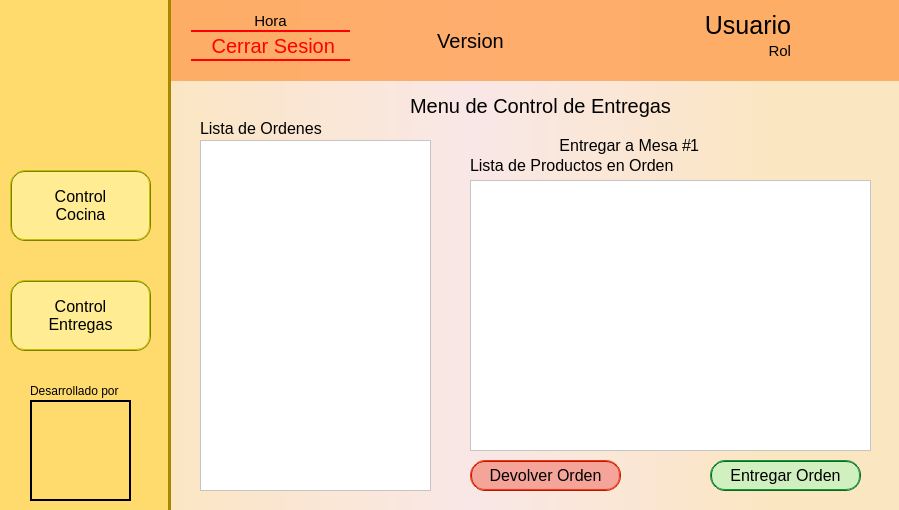
<?xml version="1.0" encoding="UTF-8"?>
<ui version="4.0">
 <class>VentanaPrincipalWorker</class>
 <widget class="QMainWindow" name="VentanaPrincipalWorker">
  <property name="geometry">
   <rect>
    <x>0</x>
    <y>0</y>
    <width>899</width>
    <height>510</height>
   </rect>
  </property>
  <property name="windowTitle">
   <string>RestauranTEC Principal Worker</string>
  </property>
  <property name="windowIcon">
   <iconset>
    <normaloff>img/LogoApp.png</normaloff>
    <normalon>img/LogoApp.png</normalon>img/LogoApp.png</iconset>
  </property>
  <property name="styleSheet">
   <string notr="true">QWidget#centralwidget{
	background-color: 
		qlineargradient(spread:pad, x1:0.181, y1:0, x2:0.858, y2:0, stop:0#fbe6c2, stop:0.511364 #F9E7E7, stop:1 #fbe6c2);
}
QFrame#frame_1{
	background-color:rgb(255, 157, 77, 200) ;
}
QFrame#frame_2
{
	background-color: #ffdb6e;
	border-right: 3px solid #a98600;
}  
</string>
  </property>
  <widget class="QWidget" name="centralwidget">
   <widget class="QFrame" name="frame_1">
    <property name="geometry">
     <rect>
      <x>170</x>
      <y>0</y>
      <width>731</width>
      <height>81</height>
     </rect>
    </property>
    <property name="styleSheet">
     <string notr="true">QWidget{
	font-size: 20px;
}

QPushButton{
	color: red;
	background-color: rgba(0,0,0, 0) ;
	border-bottom: 2px solid red;
	border-top: 2px solid red;
    border-radius: 1px;
}
QPushButton:hover{
	color: #c20d00;
 	border-color: #c20d00;
}
QPushButton:pressed{
	color: #ff41330;
 	border-color: #ff4133;
}

QLabel#label_2{
	font-size: 25px;
}
QLabel#label, QLabel#label_3{
	font-size: 15px;
}</string>
    </property>
    <widget class="QLabel" name="label">
     <property name="geometry">
      <rect>
       <x>400</x>
       <y>40</y>
       <width>221</width>
       <height>21</height>
      </rect>
     </property>
     <property name="text">
      <string>Rol</string>
     </property>
     <property name="alignment">
      <set>Qt::AlignRight|Qt::AlignTrailing|Qt::AlignVCenter</set>
     </property>
    </widget>
    <widget class="QLabel" name="label_3">
     <property name="geometry">
      <rect>
       <x>20</x>
       <y>10</y>
       <width>161</width>
       <height>21</height>
      </rect>
     </property>
     <property name="text">
      <string>Hora</string>
     </property>
     <property name="alignment">
      <set>Qt::AlignCenter</set>
     </property>
    </widget>
    <widget class="QLabel" name="label_2">
     <property name="geometry">
      <rect>
       <x>400</x>
       <y>10</y>
       <width>221</width>
       <height>31</height>
      </rect>
     </property>
     <property name="text">
      <string>Usuario</string>
     </property>
     <property name="alignment">
      <set>Qt::AlignRight|Qt::AlignTrailing|Qt::AlignVCenter</set>
     </property>
    </widget>
    <widget class="QLabel" name="label_41">
     <property name="geometry">
      <rect>
       <x>200</x>
       <y>30</y>
       <width>201</width>
       <height>21</height>
      </rect>
     </property>
     <property name="text">
      <string>Version</string>
     </property>
     <property name="alignment">
      <set>Qt::AlignCenter</set>
     </property>
    </widget>
    <widget class="QLabel" name="label_42">
     <property name="geometry">
      <rect>
       <x>650</x>
       <y>0</y>
       <width>61</width>
       <height>81</height>
      </rect>
     </property>
     <property name="styleSheet">
      <string notr="true"/>
     </property>
     <property name="text">
      <string/>
     </property>
     <property name="pixmap">
      <pixmap>img/User_icon.png</pixmap>
     </property>
     <property name="scaledContents">
      <bool>true</bool>
     </property>
    </widget>
    <widget class="QPushButton" name="pushButton_4">
     <property name="geometry">
      <rect>
       <x>20</x>
       <y>30</y>
       <width>161</width>
       <height>31</height>
      </rect>
     </property>
     <property name="text">
      <string> Cerrar Sesion</string>
     </property>
     <property name="icon">
      <iconset>
       <normaloff>img/Red_cross.png</normaloff>img/Red_cross.png</iconset>
     </property>
     <property name="iconSize">
      <size>
       <width>20</width>
       <height>20</height>
      </size>
     </property>
    </widget>
   </widget>
   <widget class="QFrame" name="frame_2">
    <property name="geometry">
     <rect>
      <x>0</x>
      <y>0</y>
      <width>171</width>
      <height>511</height>
     </rect>
    </property>
    <property name="styleSheet">
     <string notr="true">QWidget{

}
QLabel{
	font-size: 12px;
}
QPushButton{
	font-size: 16px;
	color: black;
	background-color: rgba(255,249,174, 150) ;
	border: 2px ridge #808000;
    border-radius: 15px;
}
QPushButton:hover{
	background-color:#fff9ae ;
	color: #a98600;
}
QPushButton:pressed{
	background-color:#a98600 ;
	color: #FFFF00;
}
</string>
    </property>
    <widget class="QLabel" name="label_4">
     <property name="geometry">
      <rect>
       <x>30</x>
       <y>400</y>
       <width>101</width>
       <height>101</height>
      </rect>
     </property>
     <property name="styleSheet">
      <string notr="true"> border: 2px solid rgb(0, 0, 0);</string>
     </property>
     <property name="text">
      <string/>
     </property>
     <property name="pixmap">
      <pixmap>img/logoWM.jpg</pixmap>
     </property>
     <property name="scaledContents">
      <bool>true</bool>
     </property>
    </widget>
    <widget class="QLabel" name="label_5">
     <property name="geometry">
      <rect>
       <x>30</x>
       <y>380</y>
       <width>101</width>
       <height>21</height>
      </rect>
     </property>
     <property name="text">
      <string>Desarrollado por</string>
     </property>
    </widget>
    <widget class="QPushButton" name="pushButton">
     <property name="geometry">
      <rect>
       <x>10</x>
       <y>170</y>
       <width>141</width>
       <height>71</height>
      </rect>
     </property>
     <property name="text">
      <string>Control
Cocina</string>
     </property>
    </widget>
    <widget class="QPushButton" name="pushButton_2">
     <property name="geometry">
      <rect>
       <x>10</x>
       <y>280</y>
       <width>141</width>
       <height>71</height>
      </rect>
     </property>
     <property name="text">
      <string>Control
Entregas</string>
     </property>
    </widget>
    <widget class="QLabel" name="label_6">
     <property name="geometry">
      <rect>
       <x>20</x>
       <y>10</y>
       <width>131</width>
       <height>131</height>
      </rect>
     </property>
     <property name="styleSheet">
      <string notr="true"/>
     </property>
     <property name="text">
      <string/>
     </property>
     <property name="pixmap">
      <pixmap>img/LogoApp.png</pixmap>
     </property>
     <property name="scaledContents">
      <bool>true</bool>
     </property>
    </widget>
   </widget>
   <widget class="QStackedWidget" name="stackedWidget">
    <property name="geometry">
     <rect>
      <x>180</x>
      <y>80</y>
      <width>711</width>
      <height>431</height>
     </rect>
    </property>
    <property name="styleSheet">
     <string notr="true">QWidget{
	font-size: 16px;
}
QWidget#stackedWidget{
	background-color:rgba(0, 0, 0, 0) ;
}

QLabel#label_7, QLabel#label_9, QLabel#label_40{
	font-size: 20px;
}
QLineEdit{
	font-size: 12px;
    border-radius: 10px;
}

QPushButton{
	font-size: 16px;
	color: black;
	border: 2px ridge;
    border-radius: 15px;
}
QPushButton#pushButton_20, QPushButton#pushButton_21{
	background-color: #D0F0C0;
	border-color: #0b6623;
}
QPushButton:hover#pushButton_20, QPushButton:hover#pushButton_21{
	background-color: #98FB98;
	color: #0b6623;
}
QPushButton:pressed#pushButton_20, QPushButton:pressed#pushButton_21{
	background-color:#0b6623;
	color: #98FB98;
}
QPushButton#pushButton_22, QPushButton#pushButton_23{
	background-color: #f5a49a;
	border-color: #b51a00;
}
QPushButton:hover#pushButton_22, QPushButton:hover#pushButton_23{
	background-color: #FA8072;
	color: #FF2400;
}
QPushButton:pressed#pushButton_22, QPushButton:pressed#pushButton_23{
	background-color:#FF2400;
	color: #FA8072;
}


QListWidget {
	background: white;
}
QListView::item { 
	background-color:#fff9ae;
	color:#a98600;
 }
QListView::item:alternate {
 	background-color:#a98600;
	color: rgb(255, 232, 99);
 } 
QListView::item:selected {
	background-color: rgba(255,127,80, 250);
	color:  black;
 }

</string>
    </property>
    <property name="currentIndex">
     <number>1</number>
    </property>
    <widget class="QWidget" name="page"/>
    <widget class="QWidget" name="page_3">
     <widget class="QLabel" name="label_52">
      <property name="geometry">
       <rect>
        <x>20</x>
        <y>40</y>
        <width>191</width>
        <height>16</height>
       </rect>
      </property>
      <property name="font">
       <font>
        <pointsize>-1</pointsize>
       </font>
      </property>
      <property name="text">
       <string>Lista de Ordenes</string>
      </property>
      <property name="alignment">
       <set>Qt::AlignLeading|Qt::AlignLeft|Qt::AlignVCenter</set>
      </property>
     </widget>
     <widget class="QLabel" name="label_40">
      <property name="geometry">
       <rect>
        <x>20</x>
        <y>10</y>
        <width>681</width>
        <height>31</height>
       </rect>
      </property>
      <property name="text">
       <string>Menu de Control de Entregas</string>
      </property>
      <property name="alignment">
       <set>Qt::AlignCenter</set>
      </property>
     </widget>
     <widget class="QListWidget" name="listProd_6">
      <property name="geometry">
       <rect>
        <x>290</x>
        <y>100</y>
        <width>401</width>
        <height>271</height>
       </rect>
      </property>
      <property name="font">
       <font>
        <family>Prototype</family>
        <pointsize>-1</pointsize>
        <weight>50</weight>
        <italic>false</italic>
        <bold>false</bold>
       </font>
      </property>
      <property name="styleSheet">
       <string notr="true"/>
      </property>
      <property name="alternatingRowColors">
       <bool>true</bool>
      </property>
     </widget>
     <widget class="QLabel" name="label_49">
      <property name="geometry">
       <rect>
        <x>290</x>
        <y>50</y>
        <width>221</width>
        <height>31</height>
       </rect>
      </property>
      <property name="text">
       <string>Entregar a Mesa #</string>
      </property>
      <property name="alignment">
       <set>Qt::AlignRight|Qt::AlignTrailing|Qt::AlignVCenter</set>
      </property>
     </widget>
     <widget class="QLabel" name="label_50">
      <property name="geometry">
       <rect>
        <x>510</x>
        <y>50</y>
        <width>181</width>
        <height>31</height>
       </rect>
      </property>
      <property name="text">
       <string>1</string>
      </property>
      <property name="alignment">
       <set>Qt::AlignLeading|Qt::AlignLeft|Qt::AlignVCenter</set>
      </property>
     </widget>
     <widget class="QListWidget" name="listProd_4">
      <property name="geometry">
       <rect>
        <x>20</x>
        <y>60</y>
        <width>231</width>
        <height>351</height>
       </rect>
      </property>
      <property name="font">
       <font>
        <family>Prototype</family>
        <pointsize>-1</pointsize>
        <weight>50</weight>
        <italic>false</italic>
        <bold>false</bold>
       </font>
      </property>
      <property name="styleSheet">
       <string notr="true"/>
      </property>
      <property name="alternatingRowColors">
       <bool>true</bool>
      </property>
     </widget>
     <widget class="QPushButton" name="pushButton_21">
      <property name="geometry">
       <rect>
        <x>530</x>
        <y>380</y>
        <width>151</width>
        <height>31</height>
       </rect>
      </property>
      <property name="text">
       <string>Entregar Orden</string>
      </property>
     </widget>
     <widget class="QPushButton" name="pushButton_23">
      <property name="geometry">
       <rect>
        <x>290</x>
        <y>380</y>
        <width>151</width>
        <height>31</height>
       </rect>
      </property>
      <property name="text">
       <string>Devolver Orden</string>
      </property>
     </widget>
     <widget class="QLabel" name="label_51">
      <property name="geometry">
       <rect>
        <x>290</x>
        <y>70</y>
        <width>221</width>
        <height>31</height>
       </rect>
      </property>
      <property name="text">
       <string>Lista de Productos en Orden</string>
      </property>
      <property name="alignment">
       <set>Qt::AlignLeading|Qt::AlignLeft|Qt::AlignVCenter</set>
      </property>
     </widget>
     <widget class="QLabel" name="label_54">
      <property name="geometry">
       <rect>
        <x>260</x>
        <y>140</y>
        <width>21</width>
        <height>21</height>
       </rect>
      </property>
      <property name="styleSheet">
       <string notr="true"/>
      </property>
      <property name="text">
       <string/>
      </property>
      <property name="pixmap">
       <pixmap>img/Arrow_Right.png</pixmap>
      </property>
      <property name="scaledContents">
       <bool>true</bool>
      </property>
     </widget>
     <widget class="QLabel" name="label_55">
      <property name="geometry">
       <rect>
        <x>260</x>
        <y>170</y>
        <width>21</width>
        <height>21</height>
       </rect>
      </property>
      <property name="styleSheet">
       <string notr="true"/>
      </property>
      <property name="text">
       <string/>
      </property>
      <property name="pixmap">
       <pixmap>img/Arrow_Right.png</pixmap>
      </property>
      <property name="scaledContents">
       <bool>true</bool>
      </property>
     </widget>
     <widget class="QLabel" name="label_56">
      <property name="geometry">
       <rect>
        <x>260</x>
        <y>200</y>
        <width>21</width>
        <height>21</height>
       </rect>
      </property>
      <property name="styleSheet">
       <string notr="true"/>
      </property>
      <property name="text">
       <string/>
      </property>
      <property name="pixmap">
       <pixmap>img/Arrow_Right.png</pixmap>
      </property>
      <property name="scaledContents">
       <bool>true</bool>
      </property>
     </widget>
    </widget>
    <widget class="QWidget" name="page_2">
     <widget class="QPushButton" name="pushButton_22">
      <property name="geometry">
       <rect>
        <x>310</x>
        <y>380</y>
        <width>151</width>
        <height>31</height>
       </rect>
      </property>
      <property name="text">
       <string>Devolver Orden</string>
      </property>
     </widget>
     <widget class="QPushButton" name="pushButton_20">
      <property name="geometry">
       <rect>
        <x>510</x>
        <y>380</y>
        <width>151</width>
        <height>31</height>
       </rect>
      </property>
      <property name="text">
       <string>Entregar Orden</string>
      </property>
     </widget>
     <widget class="QListWidget" name="listProd_3">
      <property name="geometry">
       <rect>
        <x>20</x>
        <y>60</y>
        <width>231</width>
        <height>351</height>
       </rect>
      </property>
      <property name="font">
       <font>
        <family>Prototype</family>
        <pointsize>-1</pointsize>
        <weight>50</weight>
        <italic>false</italic>
        <bold>false</bold>
       </font>
      </property>
      <property name="styleSheet">
       <string notr="true"/>
      </property>
      <property name="alternatingRowColors">
       <bool>true</bool>
      </property>
     </widget>
     <widget class="QLabel" name="label_47">
      <property name="geometry">
       <rect>
        <x>290</x>
        <y>50</y>
        <width>221</width>
        <height>31</height>
       </rect>
      </property>
      <property name="text">
       <string>Lista de Productos en Orden</string>
      </property>
      <property name="alignment">
       <set>Qt::AlignLeading|Qt::AlignLeft|Qt::AlignVCenter</set>
      </property>
     </widget>
     <widget class="QLabel" name="label_9">
      <property name="geometry">
       <rect>
        <x>10</x>
        <y>9</y>
        <width>691</width>
        <height>31</height>
       </rect>
      </property>
      <property name="text">
       <string>Menu de Control de Cocina</string>
      </property>
      <property name="alignment">
       <set>Qt::AlignCenter</set>
      </property>
     </widget>
     <widget class="QLabel" name="label_46">
      <property name="geometry">
       <rect>
        <x>20</x>
        <y>40</y>
        <width>191</width>
        <height>16</height>
       </rect>
      </property>
      <property name="font">
       <font>
        <pointsize>-1</pointsize>
       </font>
      </property>
      <property name="text">
       <string>Lista de Ordenes</string>
      </property>
      <property name="alignment">
       <set>Qt::AlignLeading|Qt::AlignLeft|Qt::AlignVCenter</set>
      </property>
     </widget>
     <widget class="QListWidget" name="listProd_5">
      <property name="geometry">
       <rect>
        <x>290</x>
        <y>80</y>
        <width>401</width>
        <height>291</height>
       </rect>
      </property>
      <property name="font">
       <font>
        <family>Prototype</family>
        <pointsize>-1</pointsize>
        <weight>50</weight>
        <italic>false</italic>
        <bold>false</bold>
       </font>
      </property>
      <property name="styleSheet">
       <string notr="true"/>
      </property>
      <property name="alternatingRowColors">
       <bool>true</bool>
      </property>
     </widget>
     <widget class="QLabel" name="label_43">
      <property name="geometry">
       <rect>
        <x>260</x>
        <y>110</y>
        <width>21</width>
        <height>21</height>
       </rect>
      </property>
      <property name="styleSheet">
       <string notr="true"/>
      </property>
      <property name="text">
       <string/>
      </property>
      <property name="pixmap">
       <pixmap>img/Arrow_Right.png</pixmap>
      </property>
      <property name="scaledContents">
       <bool>true</bool>
      </property>
     </widget>
     <widget class="QLabel" name="label_44">
      <property name="geometry">
       <rect>
        <x>260</x>
        <y>140</y>
        <width>21</width>
        <height>21</height>
       </rect>
      </property>
      <property name="styleSheet">
       <string notr="true"/>
      </property>
      <property name="text">
       <string/>
      </property>
      <property name="pixmap">
       <pixmap>img/Arrow_Right.png</pixmap>
      </property>
      <property name="scaledContents">
       <bool>true</bool>
      </property>
     </widget>
     <widget class="QLabel" name="label_45">
      <property name="geometry">
       <rect>
        <x>260</x>
        <y>170</y>
        <width>21</width>
        <height>21</height>
       </rect>
      </property>
      <property name="styleSheet">
       <string notr="true"/>
      </property>
      <property name="text">
       <string/>
      </property>
      <property name="pixmap">
       <pixmap>img/Arrow_Right.png</pixmap>
      </property>
      <property name="scaledContents">
       <bool>true</bool>
      </property>
     </widget>
    </widget>
   </widget>
  </widget>
  <action name="actionSalir">
   <property name="text">
    <string>Salir</string>
   </property>
  </action>
 </widget>
 <resources/>
 <connections/>
</ui>
